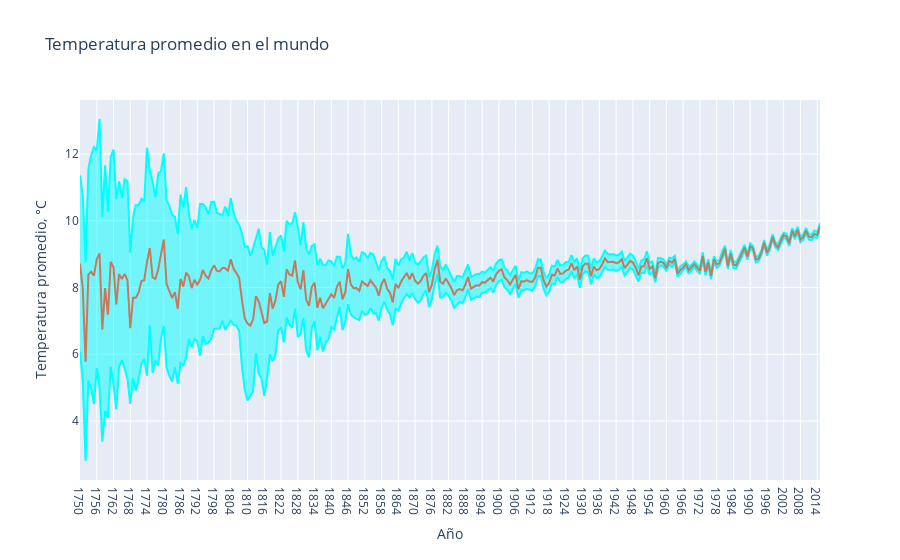

The code cell stored with this chart in its notebook:
### Markdown cell above
**Observacion:** Comprobamos que no tenemos datos tipo string, asi que no necesitamos de este analisis

### Code cell
# Creamos una lista de años unicos presentes en la columna 'Date' 
years = np.unique(global_temp['Date'].apply(lambda x: x[:4]))

mean_temp_world = []
mean_temp_world_uncertainty = []

# Filtramos las filas del DataFrame donde los primeros cuatro caracteres de la columna 'Date' son iguales al año actual en la iteración.
# Se calcula la media de la columna 'LandAverageTemperature' y 'LandAverageTemperatureUncertainty' para estas filas filtradas.
for year in years:
    mean_temp_world.append(global_temp[global_temp['Date'].apply(
        lambda x: x[:4]) == year]['LandAverageTemperature'].mean())
    mean_temp_world_uncertainty.append(global_temp[global_temp['Date'].apply(
                lambda x: x[:4]) == year]['LandAverageTemperatureUncertainty'].mean())
    
# Creamos la traza que va por arriba de la temperatura promedio
trace0 = go.Scatter(
    x = years, 
    y = np.array(mean_temp_world) + np.array(mean_temp_world_uncertainty),
    fill= None,
    mode='lines',
    name='Uncertainty top',
    line=dict(
        color='rgb(0, 255, 255)',
    )
)
# Creamos la traza que va por debajo de la temperatura promedio
trace1 = go.Scatter(
    x = years, 
    y = np.array(mean_temp_world) - np.array(mean_temp_world_uncertainty),
    fill='tonexty',
    mode='lines',
    name='Uncertainty bot',
    line=dict(
        color='rgb(0, 255, 255)',
    )
)
# Creamos la traza de la temperatura promedio
trace2 = go.Scatter(
    x = years, 
    y = mean_temp_world,
    name='Average Temperature',
    line=dict(
        color='rgb(199, 121, 093)',
    )
)

data = [trace0, trace1, trace2]

layout = go.Layout(
    xaxis=dict(title='Año'),
    yaxis=dict(title='Temperatura promedio, °C'),
    title='Temperatura promedio en el mundo',
    showlegend = False)

fig = go.Figure(data=data, layout=layout)
py.iplot(fig)

### Figure 1 — Plotly figure (JSON) as saved in the notebook; plotly's stock layout.template omitted (floating-point values rounded to 4 significant figures; data arrays with more than 128 entries replaced by an {"elided": "..."} marker saying what was removed)
{"data": [{"line": {"color": "rgb(0, 255, 255)"}, "mode": "lines", "name": "Uncertainty top", "type": "scatter", "x": {"elided": "266 str values"}, "y": {"elided": "266 float values"}}, {"fill": "tonexty", "line": {"color": "rgb(0, 255, 255)"}, "mode": "lines", "name": "Uncertainty bot", "type": "scatter", "x": {"elided": "266 str values"}, "y": {"elided": "266 float values"}}, {"line": {"color": "rgb(199, 121, 093)"}, "name": "Average Temperature", "type": "scatter", "x": {"elided": "266 str values"}, "y": {"elided": "266 float values"}}], "layout": {"showlegend": false, "title": {"text": "Temperatura promedio en el mundo"}, "xaxis": {"title": {"text": "Año"}}, "yaxis": {"title": {"text": "Temperatura promedio, °C"}}}}
